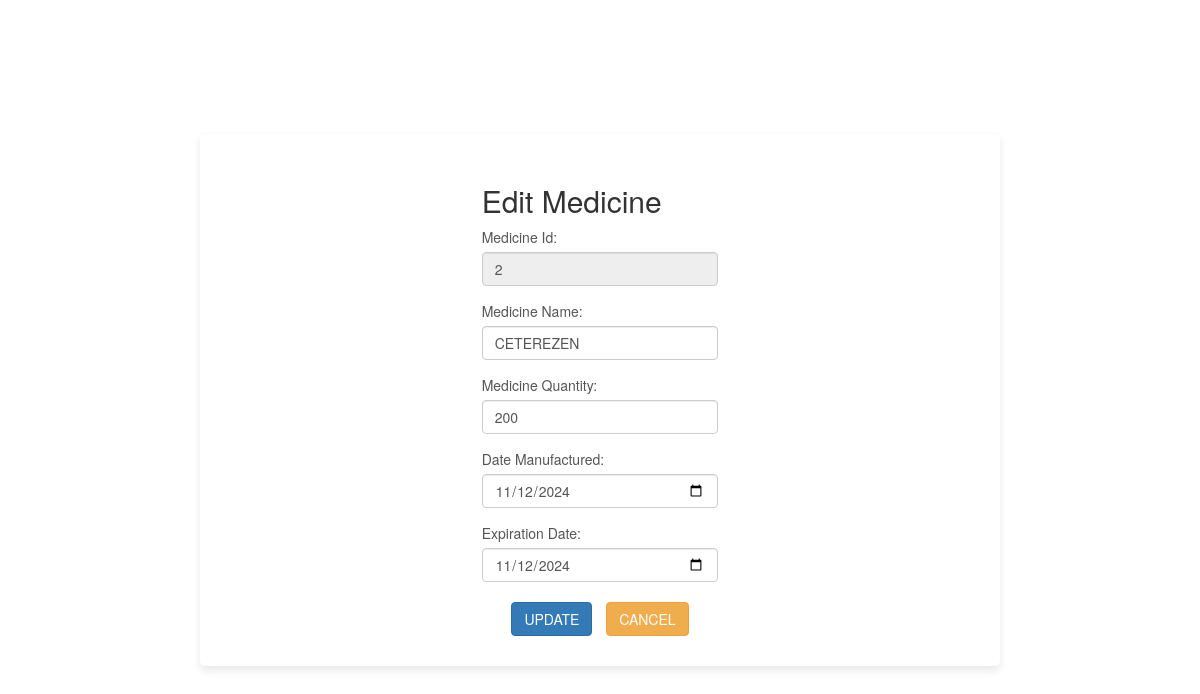
/HCRIS/Admin/editmedicineinv.php?medicineId=2, run on the app's committed database.
### tables this page shows
CREATE TABLE `admin_medicine_inventory` (
  `medicine_id` varchar(50) NOT NULL,
  `medicine_name` varchar(50) NOT NULL,
  `medicine_quantity` varchar(50) NOT NULL,
  `date_manufactured` varchar(50) NOT NULL,
  `expiration_date` varchar(50) NOT NULL
);

### HCRIS/Admin/editmedicineinv.php (the view, shortened to what this page needs)
<!DOCTYPE html>
<html lang="en">
<head>
    <link rel="stylesheet" href="../css/formdesign.css">
    <link rel="stylesheet" href="https://maxcdn.bootstrapcdn.com/bootstrap/3.4.1/css/bootstrap.min.css">
</head>
<body>
<div class="container">
    <div class="row">
        <div class="col-md-offset-4 col-md-4">
            <?php
            include "db_conn.php";
            $userData = null;
            if (isset($_GET['medicineId'])) {
                $medicineId = filter_var($_GET['medicineId'], FILTER_SANITIZE_NUMBER_INT);
                $sql = "SELECT * FROM admin_medicine_inventory WHERE medicine_id = ?";
                $stmt = $conn->prepare($sql);
                $stmt->bind_param("i", $medicineId);
                $stmt->execute();
                $result = $stmt->get_result();
                if ($result->num_rows > 0) {
                    $userData = $result->fetch_assoc();
                } else {
                    echo "<div class='alert alert-danger'>Medicine not found.</div>";
                    exit();
                }
            } else {
                echo "<div class='alert alert-warning'>Medicine ID not provided.</div>";
                exit();
            }
            ?>
            <form class="form" action="updatemedicineinv.php" method="post">
                <h2>Edit Medicine</h2>
                <div class="form-group">
                    <label for="medicine_id">Medicine Id:</label>
                    <input type="number" class="form-control" id="medicine_id" name="medicine_id" value="<?php echo htmlspecialchars($userData['medicine_id']); ?>" readonly required>
                </div>
                <div class="form-group">
                    <label for="medicine_name">Medicine Name:</label>
                    <input type="text" class="form-control" id="medicine_name" name="medicine_name" value="<?php echo htmlspecialchars($userData['medicine_name']); ?>" required>
                </div>
                <div class="form-group">
                    <label for="medicine_quantity">Medicine Quantity:</label>
                    <input type="number" class="form-control" id="medicine_quantity" name="medicine_quantity" value="<?php echo htmlspecialchars($userData['medicine_quantity']); ?>" min="1" required>
                </div>
                <div class="form-group">
                    <label for="date_manufactured">Date Manufactured:</label>
                    <input type="date" class="form-control" id="date_manufactured" name="date_manufactured" value="<?php echo htmlspecialchars($userData['date_manufactured']); ?>" required>
                </div>
                <div class="form-group">
                    <label for="expiration_date">Expiration Date:</label>
                    <input type="date" class="form-control" id="expiration_date" name="expiration_date" value="<?php echo htmlspecialchars($userData['expiration_date']); ?>" required>
                </div>
                <div class="text-center">
                    <button type="submit" class="btn btn-primary">UPDATE</button>
                    <button type="button" onclick="window.location.href='adminmedicine.php'" class="btn btn-warning">CANCEL</button>
                </div>
            </form>
        </div>
    </div>
</div>
</body>
</html>

### HCRIS/css/formdesign.css (style rules this page uses)
body { font-family: 'Arial', sans-serif; background-color: #f9f9f9; margin: 0; padding: 0; display: flex; justify-content: center; align-items: center; min-height: 100vh; }
.container { background-color: #fff; padding: 30px; border-radius: 5px; box-shadow: 0 4px 8px rgba(0, 0, 0, 0.1); max-width: 800px; width: 100%; margin: 20px; }
.form-group { margin-bottom: 15px; }
.form-group label { font-weight: normal; color: #555; }
.form-control { width: 100%; padding: 10px; border: 1px solid #ccc; border-radius: 5px; font-size: 16px; color: #333; }
.btn { padding: 10px 20px; border: none; border-radius: 5px; font-size: 16px; cursor: pointer; margin: 5px; }
.btn-primary { background-color: #007bff; color: #fff; }
.btn-warning { background-color: #ffc107; color: #fff; }
.text-center { text-align: center; }

### data on the page
admin_medicine_inventory: medicine_id "2", medicine_name "CETEREZEN", medicine_quantity "200", date_manufactured "11/12/2024", expiration_date "11/12/2024"
